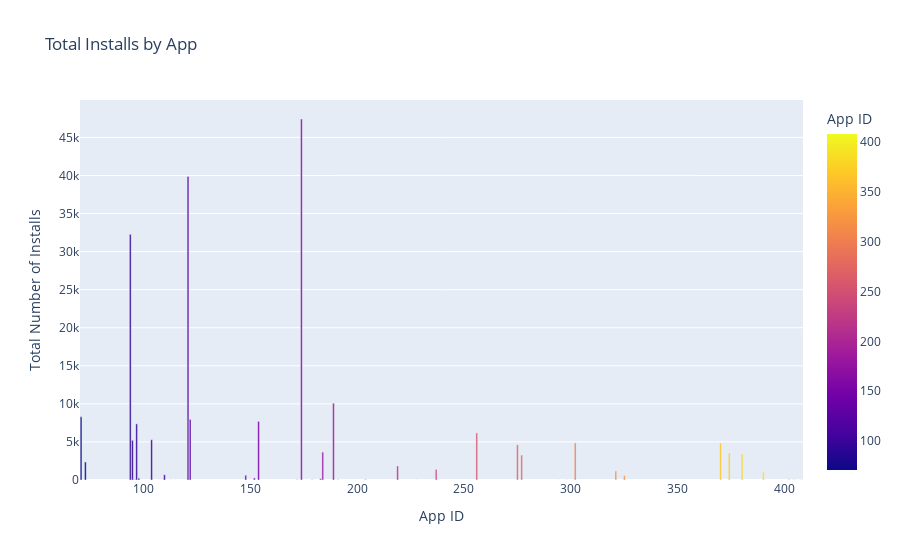

Notebook code for this chart:
### Code cell
# Visualize total installs by app_id using plotly express bar chart
fig = px.bar(total_installs_by_app, x='app_id', y='total_installs', title='Total Installs by App', labels={'app_id':'App ID', 'total_installs':'Total Number of Installs'}, color='app_id')
fig.show()

### Figure 1 — Plotly figure (JSON) as saved in the notebook; plotly's stock layout.template omitted (floating-point values rounded to 4 significant figures)
{"data": [{"alignmentgroup": "True", "hovertemplate": "App ID=%{marker.color}<br>Total Number of Installs=%{y}<extra></extra>", "legendgroup": "", "marker": {"color": [174, 121, 94, 189, 71, 122, 154, 97, 256, 104, 95, 302, 370, 275, 184, 374, 380, 277, 73, 219, 237, 321, 390, 110, 148, 325, 152, 98, 402, 183, 408, 204, 96, 404, 179, 191, 405, 172, 238, 407, 298, 235, 228, 120, 115, 304, 294, 113, 108, 150, 180], "coloraxis": "coloraxis", "pattern": {"shape": ""}}, "name": "", "offsetgroup": "", "orientation": "v", "showlegend": false, "textposition": "auto", "type": "bar", "x": [174, 121, 94, 189, 71, 122, 154, 97, 256, 104, 95, 302, 370, 275, 184, 374, 380, 277, 73, 219, 237, 321, 390, 110, 148, 325, 152, 98, 402, 183, 408, 204, 96, 404, 179, 191, 405, 172, 238, 407, 298, 235, 228, 120, 115, 304, 294, 113, 108, 150, 180], "xaxis": "x", "y": [47416, 39868, 32265, 10082, 8300, 7955, 7694, 7370, 6184, 5286, 5214, 4872, 4853, 4625, 3658, 3526, 3417, 3273, 2361, 1841, 1383, 1183, 1075, 688, 620, 597, 273, 244, 192, 183, 64, 56, 45, 36, 32, 31, 26, 22, 16, 15, 11, 10, 10, 8, 2, 1, 1, 1, 1, 1, 1], "yaxis": "y"}], "layout": {"barmode": "relative", "coloraxis": {"colorbar": {"title": {"text": "App ID"}}, "colorscale": [[0, "#0d0887"], [0.1111, "#46039f"], [0.2222, "#7201a8"], [0.3333, "#9c179e"], [0.4444, "#bd3786"], [0.5556, "#d8576b"], [0.6667, "#ed7953"], [0.7778, "#fb9f3a"], [0.8889, "#fdca26"], [1, "#f0f921"]]}, "legend": {"tracegroupgap": 0}, "title": {"text": "Total Installs by App"}, "xaxis": {"anchor": "y", "domain": [0, 1], "title": {"text": "App ID"}}, "yaxis": {"anchor": "x", "domain": [0, 1], "title": {"text": "Total Number of Installs"}}}}
